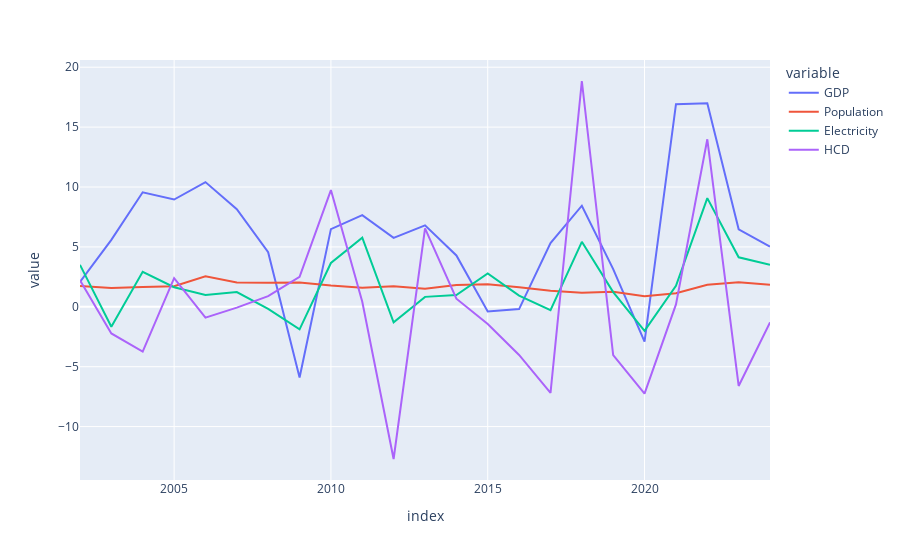

Notebook code for this chart:
### Code cell
import plotly.express as px

fig = px.line(df_pct_diff)
fig.show()
